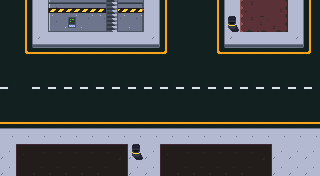

A 2D game scene composited from a Tiled map and its tileset images. What follows is a short description and the map's XML, with every tile layer's data as written:
An orthogonal 20x11 tile map with 16x16 px tiles, 2 tile layers (Calque 1, Calque 2) and 5 objects (4x Wall, Bonus).

<map version="1.2" tiledversion="1.3.2" orientation="orthogonal" renderorder="right-down" compressionlevel="0" width="20" height="11" tilewidth="16" tileheight="16" infinite="0" nextlayerid="4" nextobjectid="6">
 <tileset firstgid="1" name="futuristic" tilewidth="16" tileheight="16" tilecount="81" columns="9">
  <image source="futuristic.png" width="144" height="144" />
 </tileset>
 <layer id="1" name="Calque 1" width="20" height="11">
  <data encoding="csv">
38,33,10,64,65,65,66,67,68,12,32,38,38,33,10,16,17,18,12,32,
38,33,10,73,74,74,75,76,77,12,32,38,38,33,10,25,26,27,12,32,
38,33,19,20,20,20,20,20,20,21,32,38,38,33,19,20,20,20,21,32,
38,31,28,28,28,28,29,29,28,28,30,38,38,31,28,28,28,28,28,30,
38,38,38,38,38,38,38,38,38,38,38,38,38,38,38,38,38,38,38,38,
37,38,37,37,37,37,37,37,37,37,37,37,37,37,37,37,37,37,37,37,
38,38,38,38,38,38,38,38,38,38,38,38,38,38,38,38,38,38,38,38,
46,47,48,46,46,46,46,46,46,46,46,46,46,46,46,46,46,46,46,46,
2,2,2,2,2,2,2,2,2,2,2,2,2,2,2,2,2,2,2,2,
11,4,5,5,5,5,5,6,11,11,4,5,5,5,5,5,6,11,11,11,
11,13,14,14,14,14,14,15,11,11,13,14,14,14,14,14,15,11,11,11
</data>
 </layer>
 <layer id="2" name="Calque 2" width="20" height="11">
  <data encoding="csv">
0,0,0,0,0,0,0,0,0,0,0,0,0,0,0,0,0,0,0,0,
0,0,0,0,56,0,0,0,0,0,0,0,0,0,55,0,0,0,0,0,
0,0,0,0,0,0,0,0,0,0,0,0,0,0,0,0,0,0,0,0,
0,0,0,0,0,0,0,0,0,0,0,0,0,0,0,0,0,0,0,0,
0,0,0,0,0,0,0,0,0,0,0,0,0,0,0,0,0,0,0,0,
0,0,0,0,0,0,0,0,0,0,0,0,0,0,0,0,0,0,0,0,
0,0,0,0,0,0,0,0,0,0,0,0,0,0,0,0,0,0,0,0,
0,0,0,0,0,0,0,0,0,0,0,0,0,0,0,0,0,0,0,0,
0,0,0,0,0,0,0,0,0,0,0,0,0,0,0,0,0,0,0,0,
0,0,0,0,0,0,0,0,55,0,0,0,0,0,0,0,0,0,0,0,
0,0,0,0,0,0,0,0,0,0,0,0,0,0,0,0,0,0,0,0
</data>
 </layer>
 <objectgroup id="3" name="Calque d'objets 1">
  <object id="1" type="Wall" x="88.25" y="60.75">
   <point />
  </object>
  <object id="2" type="Wall" x="135.5" y="78.25">
   <point />
  </object>
  <object id="3" type="Wall" x="135.25" y="110.5">
   <point />
  </object>
  <object id="4" type="Wall" x="88" y="125.75">
   <point />
  </object>
  <object id="5" type="Bonus" x="183.75" y="110.25">
   <point />
  </object>
 </objectgroup>
</map>
